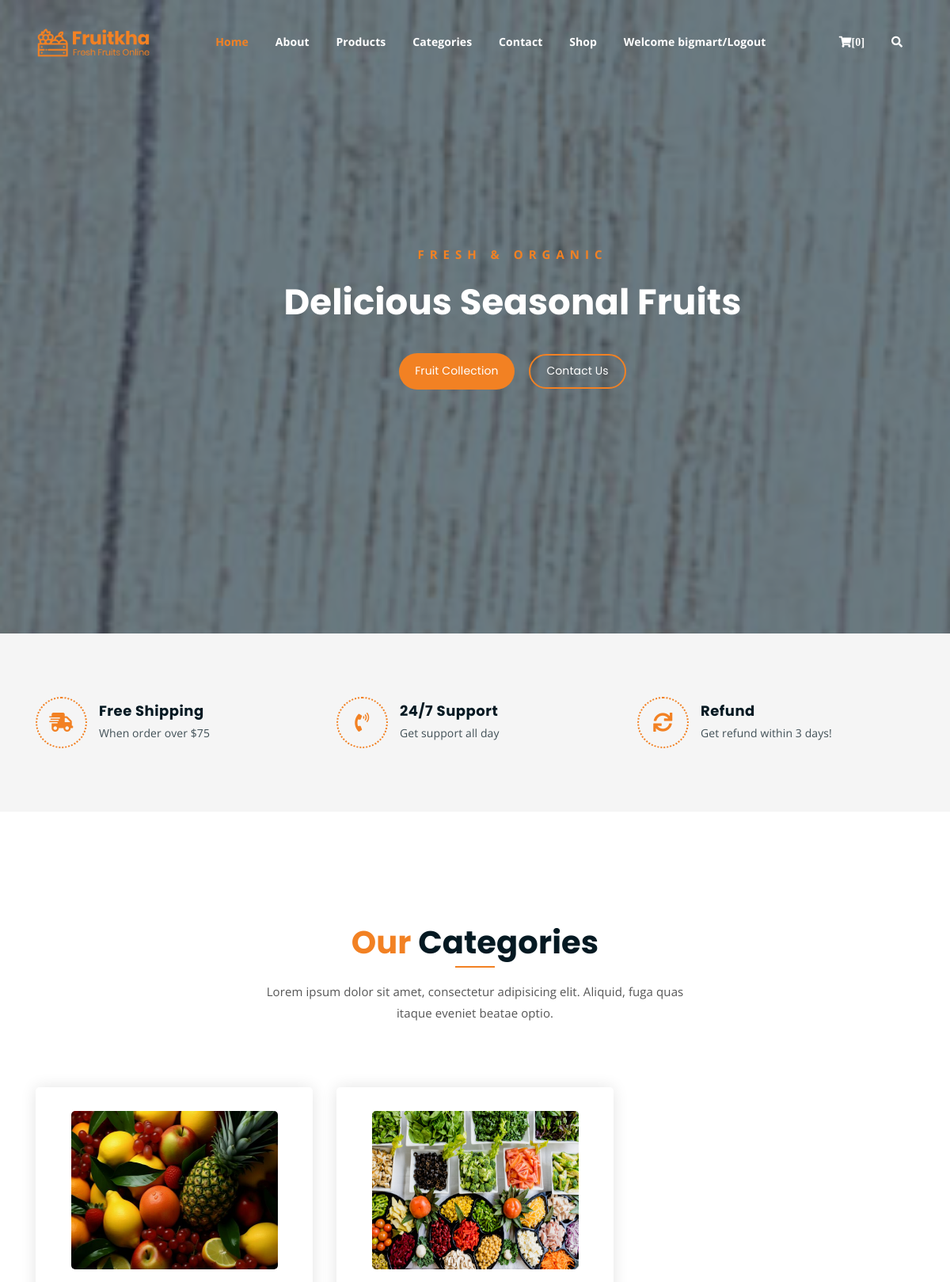
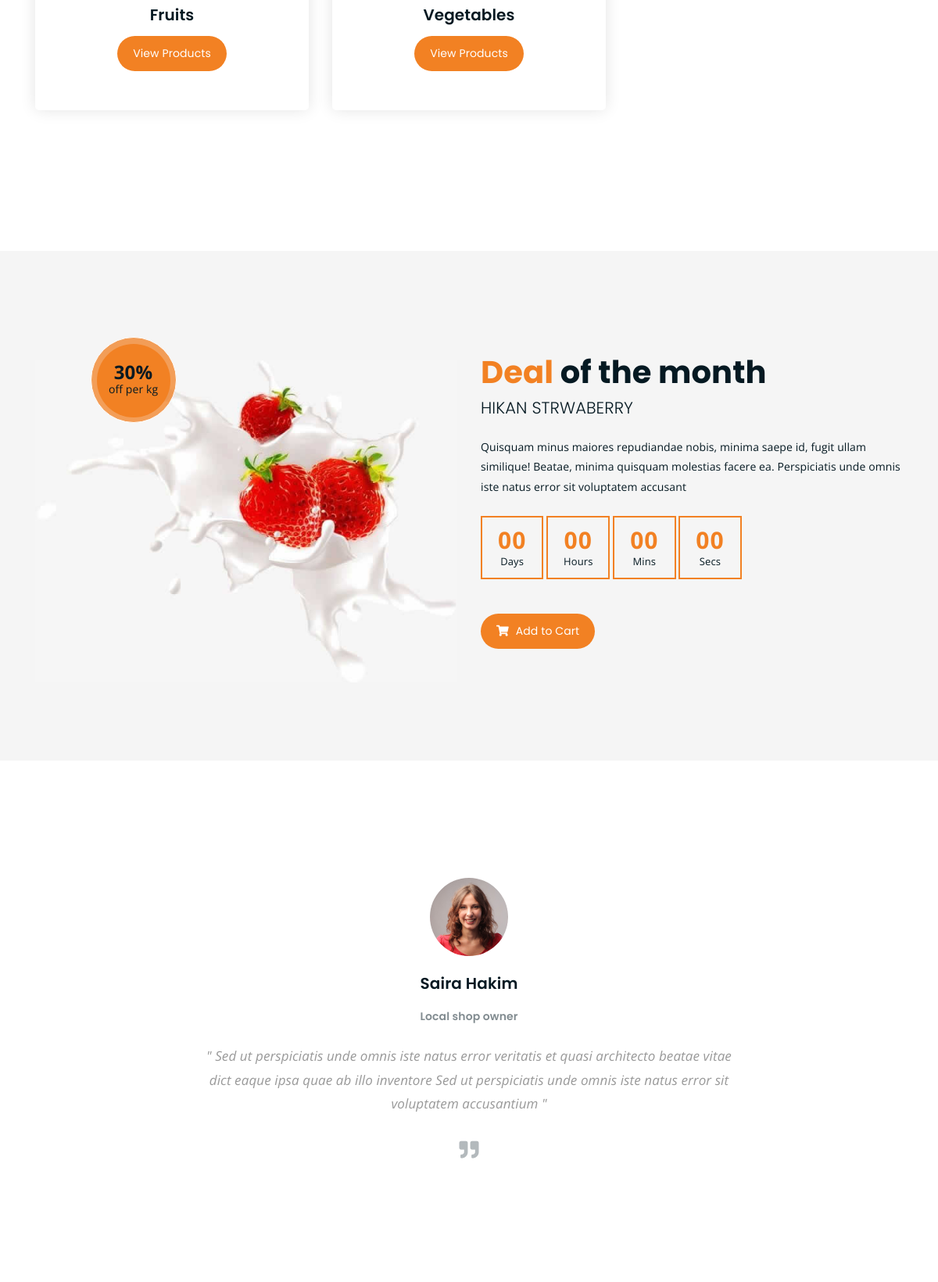
Screenshot of /home_page/ (signed in, upper part) with the database file from the repository (2 pictures, top to bottom).
### AdminApp/models.py (models this page shows)
class categoryDB(models.Model):
    cat_name = models.CharField(max_length=100,null=True,blank=True)
    cat_des = models.CharField(max_length=100, null=True, blank=True)
    cat_image = models.ImageField(upload_to="Category_Image", null=True, blank=True)

### WebApp/views.py (the view)
# urls.py: path('home_page/',views.home_page,name="home_page"),
def home_page(req):
    total_item=0
    cart_data = cartDB.objects.filter(username=req.session['username'])
    for i in cart_data:
        total_item+=1
    category=categoryDB.objects.all()
    return render(req,"home.html",{'category':category,'cart_data':cart_data,'total_item':total_item})

### WebApp/templates/home.html (shortened to what this page needs)
<!DOCTYPE html>
{% load static %}
<html lang="en">
<head>
	<link rel="stylesheet" href="{% static 'home/css/all.min.css' %}">
	<link rel="stylesheet" href="{% static 'home/bootstrap/css/bootstrap.min.css' %}">
	<link rel="stylesheet" href="{% static 'home/css/owl.carousel.css' %}">
	<link rel="stylesheet" href="{% static 'home/css/magnific-popup.css' %}">
	<link rel="stylesheet" href="{% static 'home/css/animate.css' %}">
	<link rel="stylesheet" href="{% static 'home/css/meanmenu.min.css' %}">
	<link rel="stylesheet" href="{% static 'home/css/main.css' %}">
	<link rel="stylesheet" href="{% static 'home/css/responsive.css' %}">
</head>
<body>
	<div class="top-header-area" id="sticker">
		<div class="container">
			<div class="row">
				<div class="col-lg-12 col-sm-12 text-center">
					<div class="main-menu-wrap">
						<div class="site-logo">
							<a href="index.html">
								<img src="{% static 'home/img/logo.png' %}" alt="">
							</a>
						</div>
						<nav class="main-menu">
							<ul>
								<li class="current-list-item"><a href="{% url 'home_page' %}">Home</a></li>
								<li><a href="{% url 'about' %}">About</a></li>
								<li><a href="{% url 'our_product' %}">Products</a>
								</li>
								<li><a href="news.html">Categories</a>
								</li>
								<li><a href="{% url 'contact' %}">Contact</a></li>
								<li><a href="shop.html">Shop</a>
								</li>
								{% if request.session.username %}
                                <li><a href="{% url 'user_logout' %}">Welcome {{request.session.username}}/Logout</a></li>
								{% else %}
                                <li><a href="{% url 'user_register' %}">Register/Login</a></li>
								{% endif %}
								<li>
									<div class="header-icons">
										<a class="shopping-cart" href="{% url 'cart' %}"><i class="fas fa-shopping-cart">[{{total_item}}]</i></a>
										<a class="mobile-hide search-bar-icon" href="#"><i class="fas fa-search"></i></a>
									</div>
								</li>
							</ul>
						</nav>
					</div>
				</div>
			</div>
		</div>
	</div>
	<div class="hero-area hero-bg">
		<div class="container">
			<div class="row">
				<div class="col-lg-9 offset-lg-2 text-center">
					<div class="hero-text">
						<div class="hero-text-tablecell">
							<p class="subtitle">Fresh & Organic</p>
							<h1>Delicious Seasonal Fruits</h1>
							<div class="hero-btns">
								<a href="shop.html" class="boxed-btn">Fruit Collection</a>
								<a href="{% url 'contact' %}" class="bordered-btn">Contact Us</a>
							</div>
						</div>
					</div>
				</div>
			</div>
		</div>
	</div>
	<div class="list-section pt-80 pb-80">
		<div class="container">
			<div class="row">
				<div class="col-lg-4 col-md-6 mb-4 mb-lg-0">
					<div class="list-box d-flex align-items-center">
						<div class="list-icon">
							<i class="fas fa-shipping-fast"></i>
						</div>
						<div class="content">
							<h3>Free Shipping</h3>
							<p>When order over $75</p>
						</div>
					</div>
				</div>
				<div class="col-lg-4 col-md-6 mb-4 mb-lg-0">
					<div class="list-box d-flex align-items-center">
						<div class="list-icon">
							<i class="fas fa-phone-volume"></i>
						</div>
						<div class="content">
							<h3>24/7 Support</h3>
							<p>Get support all day</p>
						</div>
					</div>
				</div>
				<div class="col-lg-4 col-md-6">
					<div class="list-box d-flex justify-content-start align-items-center">
						<div class="list-icon">
							<i class="fas fa-sync"></i>
						</div>
						<div class="content">
							<h3>Refund</h3>
							<p>Get refund within 3 days!</p>
						</div>
					</div>
				</div>
			</div>
		</div>
	</div>
	<div class="product-section mt-150 mb-150">
		<div class="container">
			<div class="row">
				<div class="col-lg-8 offset-lg-2 text-center">
					<div class="section-title">
						<h3><span class="orange-text">Our</span> Categories</h3>
						<p>Lorem ipsum dolor sit amet, consectetur adipisicing elit. Aliquid, fuga quas itaque eveniet beatae optio.</p>
					</div>
				</div>
			</div>
			<div class="row">
				{% for d in category %}
				<div class="col-lg-4 col-md-6 text-center">
					<div class="single-product-item">
						<div class="product-image">
							<a href="{% url 'single_product' pro_id=d.id %}"><img src="{{d.cat_image.url}}" alt="" height="200px;"></a>
						</div>
						<h3>{{d.cat_name}}</h3>
						<a href="{% url 'filtered_product' category_name=d.cat_name %}" class="cart-btn">View Products</a>
					</div>
				</div>
				{% endfor %}
			</div>
		</div>
	</div>
	<section class="cart-banner pt-100 pb-100">
    	<div class="container">
        	<div class="row clearfix">
            	<div class="image-column col-lg-6">
                	<div class="image">
                    	<div class="price-box">
                        	<div class="inner-price">
                                <span class="price">
                                    <strong>30%</strong> <br> off per kg
                                </span>
                            </div>
                        </div>
                    	<img src="{% static 'home/img/a.jpg' %}" alt="">
                    </div>
                </div>
                <div class="content-column col-lg-6">
					<h3><span class="orange-text">Deal</span> of the month</h3>
                    <h4>Hikan Strwaberry</h4>
                    <div class="text">Quisquam minus maiores repudiandae nobis, minima saepe id, fugit ullam similique! Beatae, minima quisquam molestias facere ea. Perspiciatis unde omnis iste natus error sit voluptatem accusant</div>
                    <div class="time-counter"><div class="time-countdown clearfix" data-countdown="2020/2/01"></div></div>
                	<a href="cart.html" class="cart-btn mt-3"><i class="fas fa-shopping-cart"></i> Add to Cart</a>
                </div>
            </div>
        </div>
    </section>
	<div class="testimonail-section mt-150 mb-150">
		<div class="container">
			<div class="row">
				<div class="col-lg-10 offset-lg-1 text-center">
					<div class="testimonial-sliders">
						<div class="single-testimonial-slider">
							<div class="client-avater">
								<img src="{% static 'home/img/avaters/avatar1.png' %}" alt="">
							</div>
							<div class="client-meta">
								<h3>Saira Hakim <span>Local shop owner</span></h3>
								<p class="testimonial-body">
									" Sed ut perspiciatis unde omnis iste natus error veritatis et  quasi architecto beatae vitae dict eaque ipsa quae ab illo inventore Sed ut perspiciatis unde omnis iste natus error sit voluptatem accusantium "
								</p>
								<div class="last-icon">
									<i class="fas fa-quote-right"></i>
								</div>
							</div>
						</div>
					</div>
				</div>
			</div>
		</div>
	</div>
</body>
</html>

### WebApp/static/home/css/responsive.css (style rules this page uses)
@media only screen and (min-width: 992px) and (max-width: 1200px) { .hero-text h1 { font-size: 45px; } }

### rows the page displays
categoryDB: cat_image (picture), cat_name "Fruits"
categoryDB: cat_image (picture), cat_name "Vegetables"

### other values shown
{{ request.session.username }} "bigmart"
{{ total_item }} "0"
